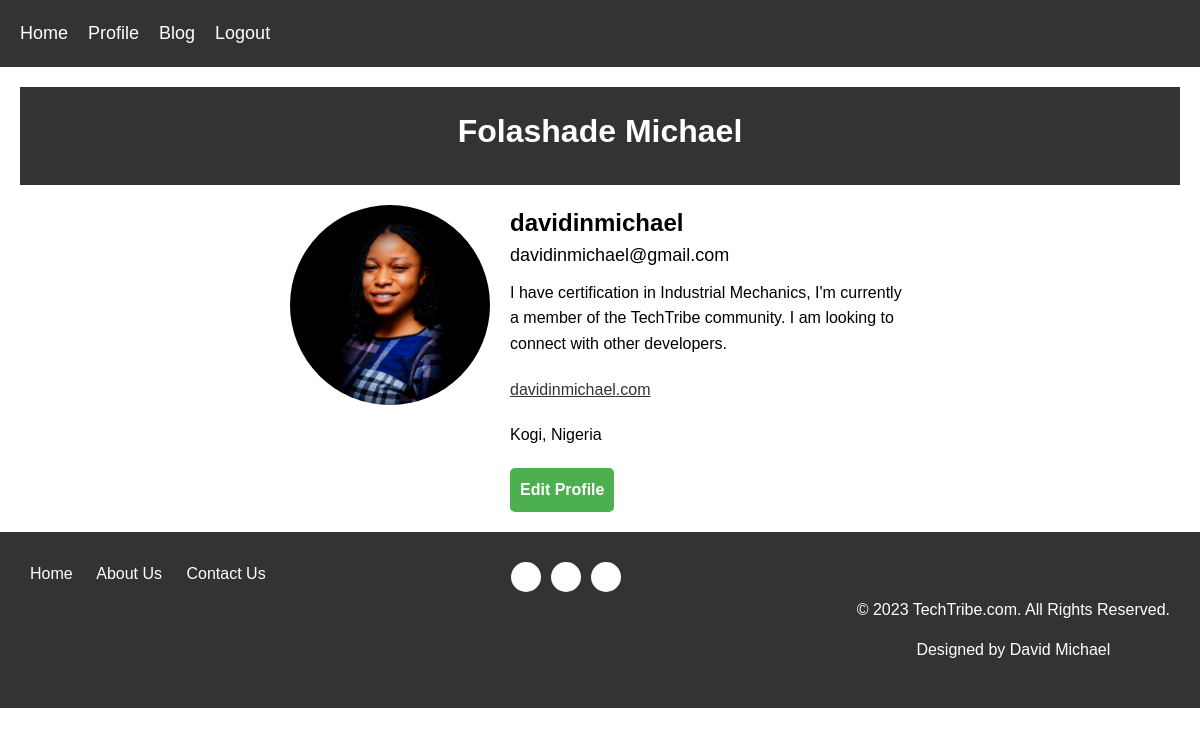
The page /profile/folashade/ (signed in) on the database its author committed.
### account/models.py (models this page shows, shortened)
class Profile(models.Model):
    user = models.OneToOneField(User, on_delete=models.CASCADE)
    full_name = models.CharField(max_length=100)
    profile_picture = models.ImageField(upload_to="profile_picture/", blank=True)
    bio = models.TextField(blank=True)
    website = models.URLField(blank=True)
    location = models.CharField(max_length=30, blank=True)

### account/views.py (the view)
# urls.py: path("profile/<str:username>/", register_view.profile, name="profile"),
@login_required
def profile(request, username):
    profile = get_object_or_404(Profile, user__username=username)
    context = {
        "profile" : profile
    }
    return render(request, "account/profile.html", context)

### account/templates/account/profile.html
{% extends "base.html" %}
{% load static %}
{% block content %}
<header>
    <h1>{{ profile.full_name }}</h1>
  </header>
  <main>
    <section class="profile">
      <div class="profile-picture">
        {% if profile.profile_picture %}
            <img src="{{ profile.profile_picture.url }}" alt="Profile Picture">
        {% else %}
            <img src="{% static 'images/default_img.png' %}" alt="Profile Picture">
        {% endif %}
      </div>
      <div class="profile-details">
        <h2 class="full-name">{{ user.username }}</h2>
        <p class="username">{{ user.email}}</p>
        <p class="bio">{{ profile.bio }}</p>
        <p class="website"><a href="{{ profile.website }}">{{ user.username }}.com</a></p>
        <p class="location">{{ profile.location }}</p>
        <a class="editprofile" href="{% url 'edit_profile' %}">Edit Profile</a>
      </div>
    </section>
  </main>
{% endblock content %}

### account/static/css/styles.css (style rules this page uses)
body { margin: 0; padding: 0; font-family: Arial, sans-serif; font-size: 16px; line-height: 1.5; }
header { background-color: #db4343; color: #fff; padding: 10px; }
main { margin: 20px; }
main h1 { font-size: 32px; margin-bottom: 10px; }
main p { line-height: 1.6; margin-bottom: 20px; }
header { background-color: #333; color: #fff; text-align: center; padding: 20px; margin-bottom: 20px; }
h1 { margin: 0; }
.profile { display: flex; flex-wrap: wrap; justify-content: center; }
.profile-picture { width: 200px; height: 200px; margin-right: 20px; }
.profile-picture img { max-width: 100%; max-height: 100%; object-fit: contain; border-radius: 50%; }
.profile-details { flex-basis: 400px; }
.full-name { font-size: 24px; font-weight: bold; margin: 0; }
.username { margin: 0; font-size: 18px; }
.bio { font-size: 16px; margin-top: 10px; }
.website { font-size: 16px; margin-top: 10px; }
.website a { color: #333; }
.location { font-size: 16px; margin-top: 10px; }
.editprofile { display: inline-block; padding: 10px; background-color: #4CAF50; color: white; border-radius: 5px; text-decoration: none; font-weight: bold; }

### rows shown on the page
Profile: full_name "Folashade Michael", profile_picture (picture), bio "I have certification in Industrial Mechanics, I'm currently a member of the TechTribe community. I am looking to connect with other developers.", location "Kogi, Nigeria"

### other values the page prints
{{ user.username }} "davidinmichael"
{{ user.email }} "davidinmichael@gmail.com"
